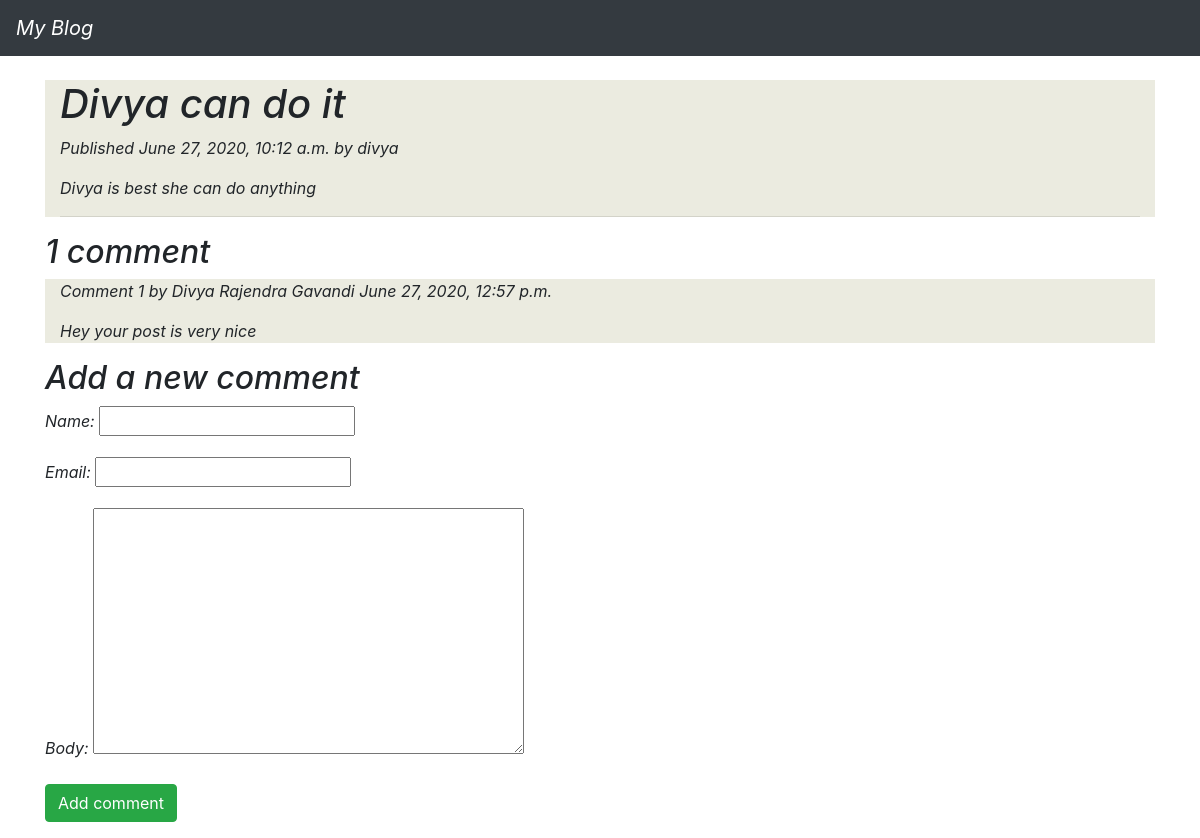
Page /blog/2020/6/27/divya-can-do-it/ on the committed database.
### blog/models.py (models this page shows, shortened)
class Post(models.Model):
	objects = models.Manager() # The default manager.
	published = PublishedManager() # Our custom manager.
	STATUS_CHOICES = (
		('draft', 'Draft'),
		('published', 'Published'),
    )
	title = models.CharField(max_length=250)
	slug = models.SlugField(max_length=250,
							unique_for_date='publish')
	author = models.ForeignKey(User,
								on_delete=models.CASCADE,
								related_name='blog_posts')
	body = models.TextField()
	publish = models.DateTimeField(default=timezone.now)
	created = models.DateTimeField(auto_now_add=True)
	updated = models.DateTimeField(auto_now=True)
	status = models.CharField(max_length = 10,
							choices = STATUS_CHOICES,
							default ='draft')
	class Meta:
		ordering = ('-publish',)

class Comment(models.Model):
	post = models.ForeignKey(Post,
		on_delete=models.CASCADE,
		related_name='comments')
	name = models.CharField(max_length=80)
	email = models.EmailField()
	body = models.TextField()
	created = models.DateTimeField(auto_now_add=True)
	updated = models.DateTimeField(auto_now=True)
	active = models.BooleanField(default=True)
	class Meta:
		ordering = ('created',)

### blog/views.py (the view)
# urls.py: path('<int:year>/<int:month>/<int:day>/<slug:post>/', views.post_detail, name='post_detail'),
def post_detail(request, year, month, day, post):
	post = get_object_or_404(Post, slug=post,
	                                   status='published',
	                                   publish__year=year,
	                                   publish__month=month,
	                                   publish__day=day)
	comments = post.comments.filter(active=True)
	new_comment = None
	if request.method == 'POST':
		comment_form = CommentForm(data=request.POST)
		if comment_form.is_valid():
			new_comment = comment_form.save(commit=False)
			new_comment.post = post
			new_comment.save()
	else:
		comment_form = CommentForm()
	return render(request,
                  'blog/post/detail.html',
                  {'post': post,
                  'comments': comments,
	              'new_comment': new_comment,
	              'comment_form': comment_form})

### blog/forms.py
class CommentForm(forms.ModelForm):
	class Meta:
		model = Comment
		fields = ('name', 'email', 'body')

### blog/templates/blog/post/detail.html (shortened to what this page needs)
{% extends "blog/base.html" %}
{% block content %}
<div class = "container" style="background-color: #ebebe0">
<h1>{{ post.title }}</h1>
<p class="date"> Published {{ post.publish }} by {{ post.author }} </p>
  {{ post.body|linebreaks }}
<hr>
</div>
  {% with comments.count as total_comments %}
  <h2>
  	{{ total_comments }} comment{{ total_comments|pluralize }}
  </h2>
  {% endwith %}
	  {% for comment in comments %}
	  <div class="container" style="background-color: #ebebe0">
	  	<p class="info">
	  	Comment {{ forloop.counter }} by {{ comment.name }}
	  	{{ comment.created }}
		</p>
		{{ comment.body|linebreaks }}
	  </div>
	  {% empty %}
	  <p>There are no comments yet.</p>
	  {% endfor %}
	{% if new_comment %}
	<h2>Your comment has been added.</h2>
	{% else %}
	<h2>Add a new comment</h2>
	<form action="." method="post">
	    {{ comment_form.as_p }}
		<p><input type="submit" value="Add comment" class="btn btn-success"></p>
	</form>
	{% endif %}
{% endblock %}

### rows in the picture
Post: title "Divya can do it", publish "June 27, 2020, 10:12 a.m.", author "divya", body "Divya is best she can do anything"
Comment: name "Divya Rajendra Gavandi", created "June 27, 2020, 12:57 p.m.", body "Hey your post is very nice"

### other values in the picture
{{ total_comments }} "1"
